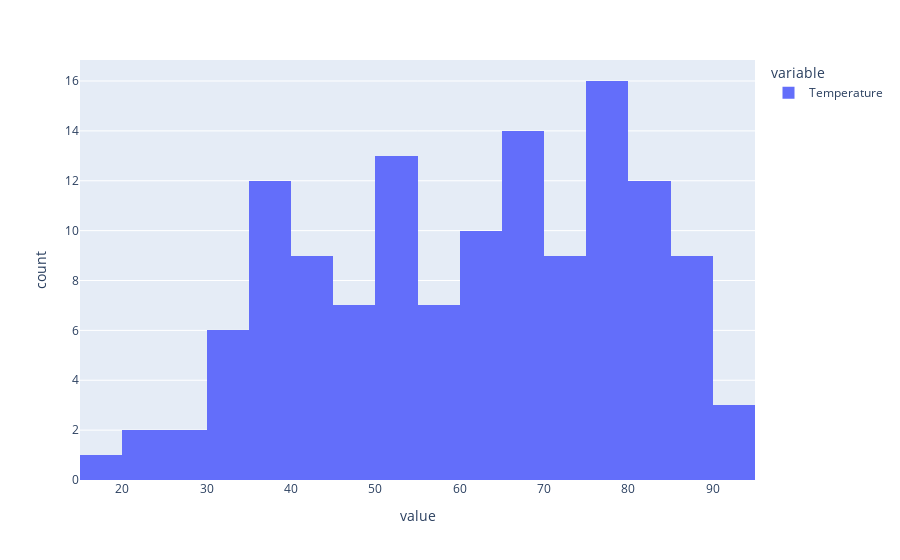
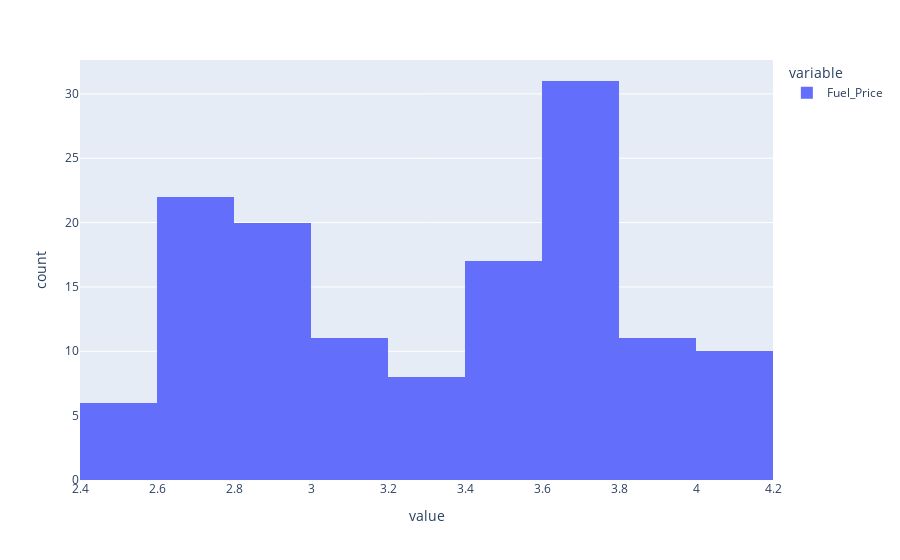
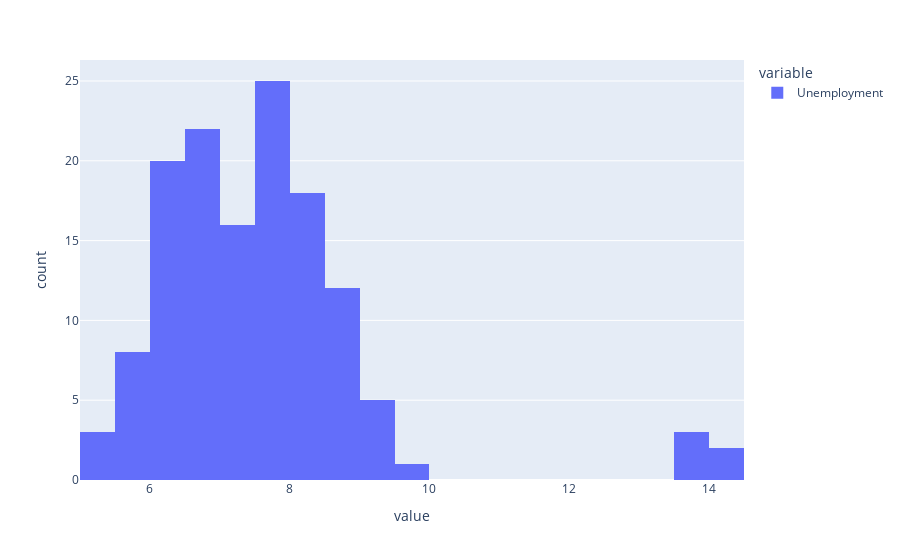
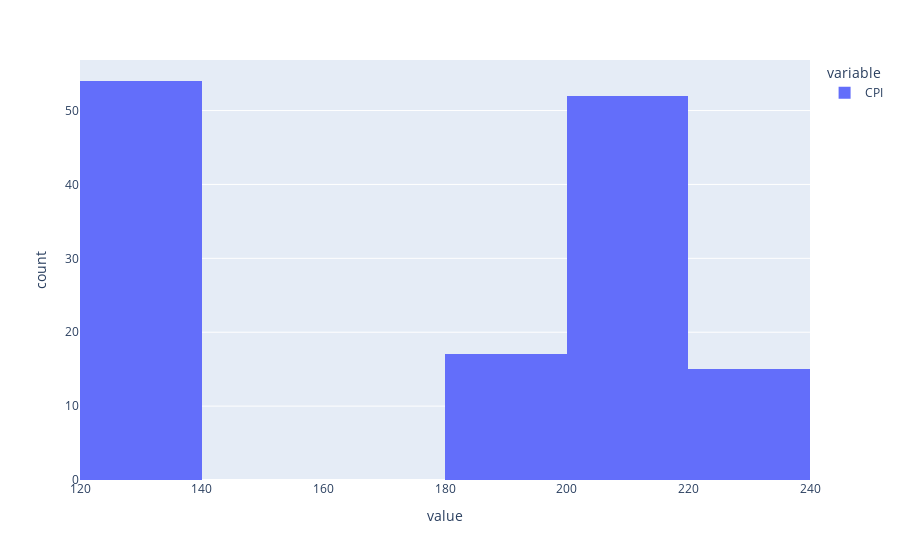

The notebook cell saved with these charts, in order:
### Markdown cell above
EDA

### Code cell
# Univariate analysis
# Distribution of each numeric variable
num_features = ["Temperature", "Fuel_Price", "Unemployment", "CPI", "Weekly_Sales"]
for i in range(len(num_features)):
    fig = px.histogram(walmart_sales[num_features[i]])
    fig.show()

### Figure 1 — Plotly figure (JSON) as saved in the notebook; plotly's stock layout.template omitted (floating-point values rounded to 4 significant figures; data arrays with more than 128 entries replaced by an {"elided": "..."} marker saying what was removed)
{"data": [{"alignmentgroup": "True", "bingroup": "x", "hovertemplate": "variable=Temperature<br>value=%{x}<br>count=%{y}<extra></extra>", "legendgroup": "Temperature", "marker": {"color": "#636efa"}, "name": "Temperature", "offsetgroup": "Temperature", "orientation": "v", "showlegend": true, "type": "histogram", "x": {"elided": "150 float values"}, "xaxis": "x", "yaxis": "y"}], "layout": {"barmode": "relative", "legend": {"title": {"text": "variable"}, "tracegroupgap": 0}, "margin": {"t": 60}, "xaxis": {"anchor": "y", "domain": [0, 1], "title": {"text": "value"}}, "yaxis": {"anchor": "x", "domain": [0, 1], "title": {"text": "count"}}}}

### Figure 2 — Plotly figure (JSON) as saved in the notebook; plotly's stock layout.template omitted (floating-point values rounded to 4 significant figures; data arrays with more than 128 entries replaced by an {"elided": "..."} marker saying what was removed)
{"data": [{"alignmentgroup": "True", "bingroup": "x", "hovertemplate": "variable=Fuel_Price<br>value=%{x}<br>count=%{y}<extra></extra>", "legendgroup": "Fuel_Price", "marker": {"color": "#636efa"}, "name": "Fuel_Price", "offsetgroup": "Fuel_Price", "orientation": "v", "showlegend": true, "type": "histogram", "x": {"elided": "150 float values"}, "xaxis": "x", "yaxis": "y"}], "layout": {"barmode": "relative", "legend": {"title": {"text": "variable"}, "tracegroupgap": 0}, "margin": {"t": 60}, "xaxis": {"anchor": "y", "domain": [0, 1], "title": {"text": "value"}}, "yaxis": {"anchor": "x", "domain": [0, 1], "title": {"text": "count"}}}}

### Figure 3 — Plotly figure (JSON) as saved in the notebook; plotly's stock layout.template omitted (floating-point values rounded to 4 significant figures; data arrays with more than 128 entries replaced by an {"elided": "..."} marker saying what was removed)
{"data": [{"alignmentgroup": "True", "bingroup": "x", "hovertemplate": "variable=Unemployment<br>value=%{x}<br>count=%{y}<extra></extra>", "legendgroup": "Unemployment", "marker": {"color": "#636efa"}, "name": "Unemployment", "offsetgroup": "Unemployment", "orientation": "v", "showlegend": true, "type": "histogram", "x": {"elided": "150 float values"}, "xaxis": "x", "yaxis": "y"}], "layout": {"barmode": "relative", "legend": {"title": {"text": "variable"}, "tracegroupgap": 0}, "margin": {"t": 60}, "xaxis": {"anchor": "y", "domain": [0, 1], "title": {"text": "value"}}, "yaxis": {"anchor": "x", "domain": [0, 1], "title": {"text": "count"}}}}

### Figure 4 — Plotly figure (JSON) as saved in the notebook; plotly's stock layout.template omitted (floating-point values rounded to 4 significant figures; data arrays with more than 128 entries replaced by an {"elided": "..."} marker saying what was removed)
{"data": [{"alignmentgroup": "True", "bingroup": "x", "hovertemplate": "variable=CPI<br>value=%{x}<br>count=%{y}<extra></extra>", "legendgroup": "CPI", "marker": {"color": "#636efa"}, "name": "CPI", "offsetgroup": "CPI", "orientation": "v", "showlegend": true, "type": "histogram", "x": {"elided": "150 float values"}, "xaxis": "x", "yaxis": "y"}], "layout": {"barmode": "relative", "legend": {"title": {"text": "variable"}, "tracegroupgap": 0}, "margin": {"t": 60}, "xaxis": {"anchor": "y", "domain": [0, 1], "title": {"text": "value"}}, "yaxis": {"anchor": "x", "domain": [0, 1], "title": {"text": "count"}}}}
